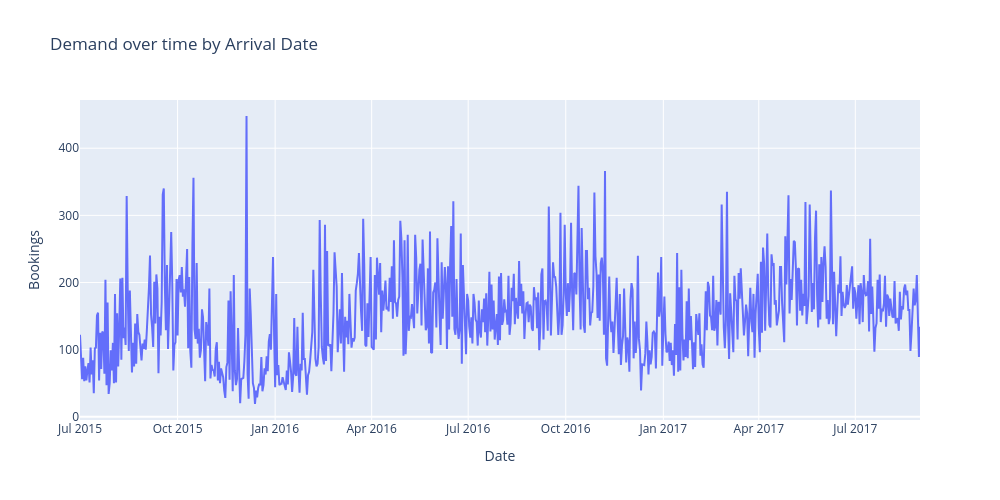

Write notebook code for a chart like this one.
### Code cell
#Plotting demand over time
fig = px.line(demand_by_date, width=1000, height=500, title='Demand over time by Arrival Date')
fig.update_layout(showlegend=False, yaxis_title='Bookings', xaxis_title='Date')

### Figure 1 — Plotly figure (JSON) as saved in the notebook; plotly's stock layout.template omitted (floating-point values rounded to 4 significant figures; data arrays with more than 128 entries replaced by an {"elided": "..."} marker saying what was removed)
{"data": [{"hovertemplate": "variable=Demand<br>arrival_date=%{x}<br>value=%{y}<extra></extra>", "legendgroup": "Demand", "line": {"color": "#636efa", "dash": "solid"}, "marker": {"symbol": "circle"}, "mode": "lines", "name": "Demand", "orientation": "v", "showlegend": true, "type": "scatter", "x": {"elided": "793 str values"}, "xaxis": "x", "y": {"elided": "793 int values"}, "yaxis": "y"}], "layout": {"height": 500, "legend": {"title": {"text": "variable"}, "tracegroupgap": 0}, "showlegend": false, "title": {"text": "Demand over time by Arrival Date"}, "width": 1000, "xaxis": {"anchor": "y", "domain": [0, 1], "title": {"text": "Date"}}, "yaxis": {"anchor": "x", "domain": [0, 1], "title": {"text": "Bookings"}}}}
